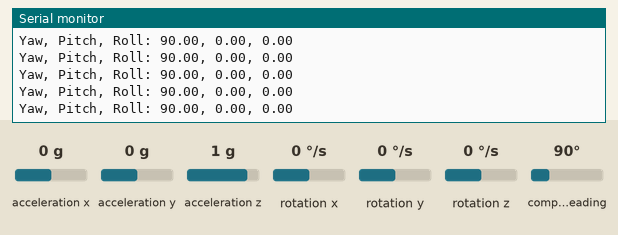
The sketch below on a simulated ESP32. On the bench: the last lines printed to the serial monitor. The test bench sets the inputs (shaded band); at power-on: acceleration x 0 g, acceleration y 0 g, acceleration z 1 g, compass heading 90°, rotation x 0 °/s, rotation y 0 °/s, rotation z 0 °/s.

Above: at 3.2 s.
3.3 s: acceleration x set to -1.4 g
At 3.9 s:
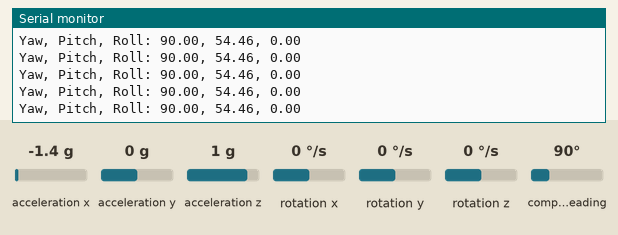
4.8 s: acceleration y set to -1.4 g
At 5.7 s:
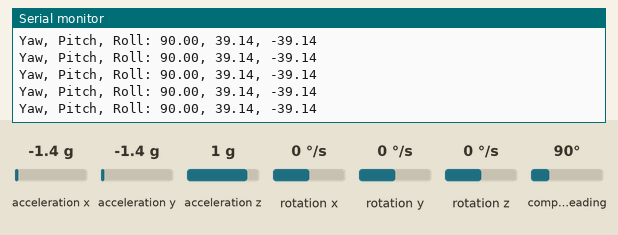
6.3 s: acceleration z set to -1.4 g
At 7.4 s:
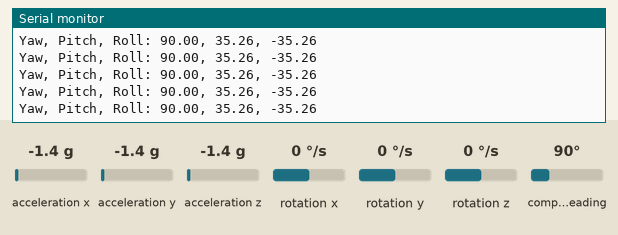
7.8 s: compass heading set to 7°
At 8.3 s:
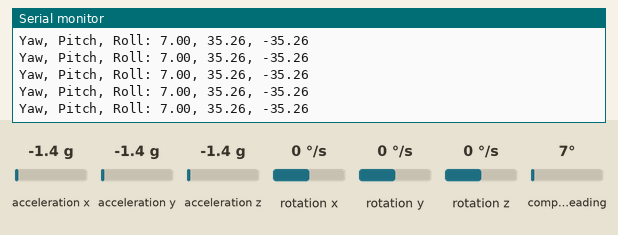
Timing chart, 0 to 10.3 s (numbered marks = the images above; inputs shaded):
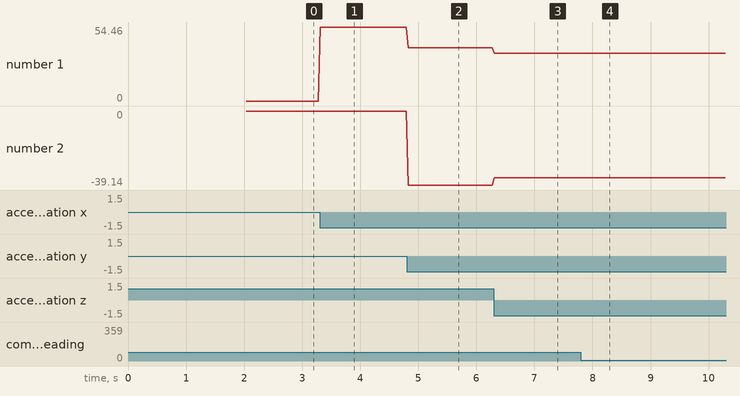

The sketch:

ex22.ino
```cpp
#include "MPU9250.h"

//주의 :  이예제는 9축 전용입니다. 6축은 다른 예제를 참조하세요.

MPU9250 mpu;

void setup() {
    Serial.begin(115200);
    Wire.begin();
    delay(2000);

    if (!mpu.setup(0x68)) {  // change to your own address
        while (1) {
            Serial.println("MPU connection failed. Please check your connection with `connection_check` example.");
            delay(5000);
        }
    }
}

void loop() {
    if (mpu.update()) {
        static uint32_t prev_ms = millis();
        if (millis() > prev_ms + 25) {
            print_roll_pitch_yaw();
            prev_ms = millis();
        }
    }
}

void print_roll_pitch_yaw() {
    Serial.print("Yaw, Pitch, Roll: ");
    Serial.print(mpu.getYaw(), 2);
    Serial.print(", ");
    Serial.print(mpu.getPitch(), 2);
    Serial.print(", ");
    Serial.println(mpu.getRoll(), 2);
}
```

Measured:
- after the input at 3.3 s, the serial monitor: prints a new line at once (image 1)
- after the input at 4.8 s, the serial monitor: prints a new line at once (image 2)
- after the input at 6.3 s, the serial monitor: prints a new line at once (image 3)
- after the input at 7.8 s, the serial monitor: prints a new line at once (image 4)
- plotted number 1: 0 → 54.46 after the input at 3.3 s, 54.46 → 39.14 after the input at 4.8 s, 39.14 → 35.26 after the input at 6.3 s
- plotted number 2: 0 → -39.14 after the input at 4.8 s, -39.14 → -35.26 after the input at 6.3 s
